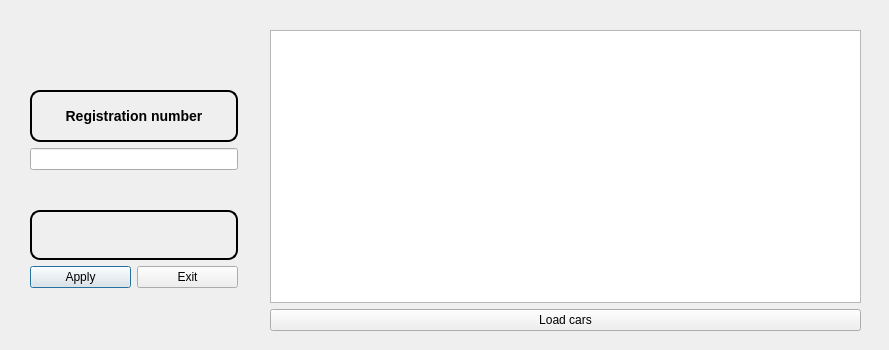
<?xml version="1.0" encoding="UTF-8"?>
<ui version="4.0">
 <class>carremove</class>
 <widget class="QDialog" name="carremove">
  <property name="geometry">
   <rect>
    <x>0</x>
    <y>0</y>
    <width>889</width>
    <height>350</height>
   </rect>
  </property>
  <property name="windowTitle">
   <string>Dialog</string>
  </property>
  <widget class="QWidget" name="verticalLayoutWidget">
   <property name="geometry">
    <rect>
     <x>30</x>
     <y>90</y>
     <width>208</width>
     <height>80</height>
    </rect>
   </property>
   <layout class="QVBoxLayout" name="verticalLayout">
    <item>
     <widget class="QLabel" name="label">
      <property name="styleSheet">
       <string notr="true">border-style: outset;
    border-width: 2px;
    border-radius: 10px;
    border-color: black;
    font: bold 14px;
    min-width: 10em;
    padding: 6px;</string>
      </property>
      <property name="text">
       <string>Registration number</string>
      </property>
      <property name="alignment">
       <set>Qt::AlignCenter</set>
      </property>
     </widget>
    </item>
    <item>
     <widget class="QLineEdit" name="regnrtxt"/>
    </item>
   </layout>
  </widget>
  <widget class="QWidget" name="verticalLayoutWidget_2">
   <property name="geometry">
    <rect>
     <x>30</x>
     <y>210</y>
     <width>208</width>
     <height>78</height>
    </rect>
   </property>
   <layout class="QVBoxLayout" name="verticalLayout_2">
    <item>
     <widget class="QLabel" name="transactionlabel">
      <property name="styleSheet">
       <string notr="true">border-style: outset;
    border-width: 2px;
    border-radius: 10px;
    border-color: black;
    font: bold 14px;
    min-width: 10em;
    padding: 6px;</string>
      </property>
      <property name="text">
       <string/>
      </property>
      <property name="alignment">
       <set>Qt::AlignCenter</set>
      </property>
     </widget>
    </item>
    <item>
     <layout class="QHBoxLayout" name="horizontalLayout">
      <item>
       <widget class="QPushButton" name="applybutton">
        <property name="text">
         <string>Apply</string>
        </property>
       </widget>
      </item>
      <item>
       <widget class="QPushButton" name="exitbutton">
        <property name="text">
         <string>Exit</string>
        </property>
       </widget>
      </item>
     </layout>
    </item>
   </layout>
  </widget>
  <widget class="QWidget" name="verticalLayoutWidget_3">
   <property name="geometry">
    <rect>
     <x>270</x>
     <y>30</y>
     <width>591</width>
     <height>301</height>
    </rect>
   </property>
   <layout class="QVBoxLayout" name="verticalLayout_3">
    <item>
     <widget class="QTableView" name="cartable"/>
    </item>
    <item>
     <widget class="QPushButton" name="loadbutton">
      <property name="layoutDirection">
       <enum>Qt::LeftToRight</enum>
      </property>
      <property name="text">
       <string>Load cars</string>
      </property>
     </widget>
    </item>
   </layout>
  </widget>
 </widget>
 <resources/>
 <connections/>
</ui>
